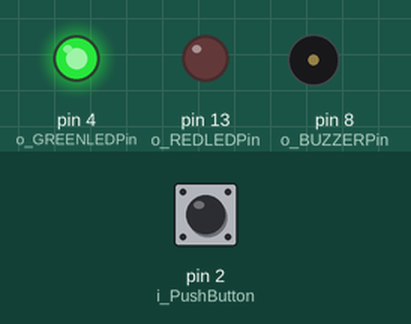
This sketch was run on a simulated Arduino Uno, built with avr-gcc and run on an emulated ATmega328P. Shown: output pins drawn as LEDs (lit = HIGH), buzzer (waves = sounding). The inputs (shaded band) are chosen by the test bench; at power-on: pin 2 (i_PushButton) LOW.

Above: at 1.2 s.
1.3 s: pin 2 (i_PushButton) pulled HIGH for 0.15 s
At 2.4 s:
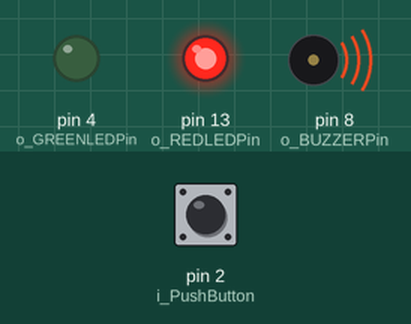
2.9 s: pin 2 (i_PushButton) pulled HIGH for 1 s
At 3.6 s:
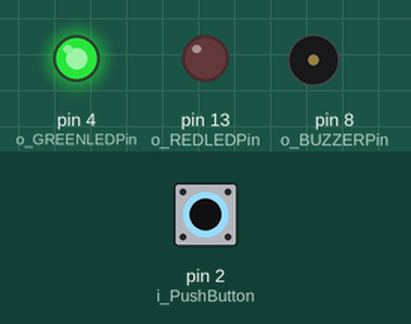
5.4 s: pin 2 (i_PushButton) pulled HIGH for 3.2 s
At 6.7 s:
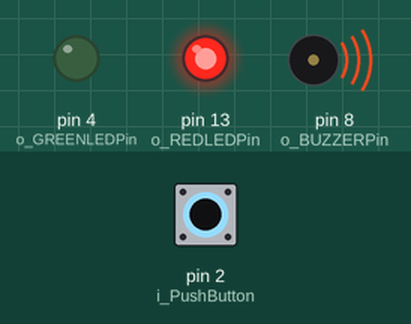
Timing chart, 0 to 8.4 s (numbered marks = the images above; inputs shaded):
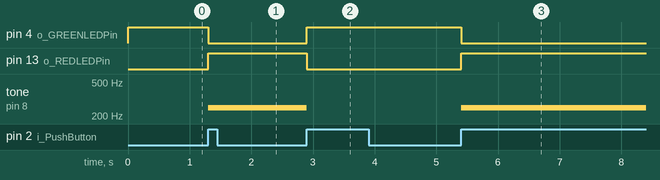

Measured:
- after the input at 1.3 s, pin 4 (o_GREENLEDPin): HIGH → LOW at once; pin 13 (o_REDLEDPin): LOW → HIGH at once; tone on pin 8 (o_BUZZERPin): silent → 250 Hz at once
- after the input at 2.9 s, pin 4 (o_GREENLEDPin): LOW → HIGH at once; pin 13 (o_REDLEDPin): HIGH → LOW at once; tone on pin 8 (o_BUZZERPin): 250 Hz → silent at once
- after the input at 5.4 s, pin 4 (o_GREENLEDPin): HIGH → LOW at once; pin 13 (o_REDLEDPin): LOW → HIGH at once; tone on pin 8 (o_BUZZERPin): silent → 250 Hz at once

The sketch:

Code.ino
```cpp
boolean ledOn = false;
int o_BUZZERPin = 8;
int o_REDLEDPin = 13;
int o_GREENLEDPin = 4;
int i_PushButton = 2;

void setup()
{
  pinMode(o_BUZZERPin, OUTPUT);
  pinMode(o_REDLEDPin, OUTPUT);
  pinMode(o_GREENLEDPin, OUTPUT);
  pinMode(i_PushButton, INPUT);

  digitalWrite(4, HIGH);

  attachInterrupt(digitalPinToInterrupt(2), ButtonPressed, RISING);
}

void loop()
{

}

void ButtonPressed()
{
  if (ledOn){
    digitalWrite(o_GREENLEDPin, HIGH);
    noTone(o_BUZZERPin);
    ledOn = false;
    digitalWrite(o_REDLEDPin, LOW);
  }
  else{
    digitalWrite(o_GREENLEDPin, LOW);
    tone(o_BUZZERPin,250);
    ledOn = true;
    digitalWrite(o_REDLEDPin, HIGH);
  }
}


  
```
